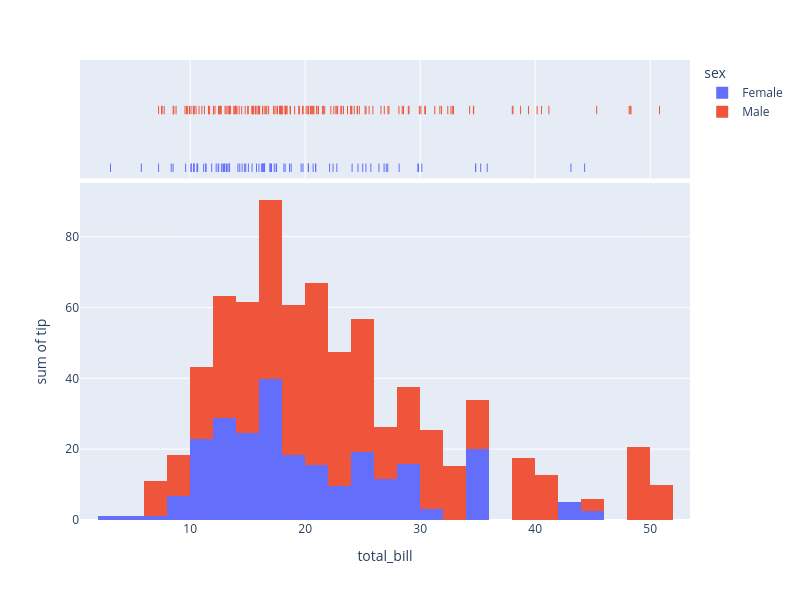

The notebook cell this image was saved under:
### Code cell
df = px.data.tips()
fig = px.histogram(df, x="total_bill", y="tip", color="sex", marginal="rug",
                   hover_data=df.columns, width=800, height=600)
fig.show()

### Figure 1 — Plotly figure (JSON) as saved in the notebook; plotly's stock layout.template omitted (floating-point values rounded to 4 significant figures; data arrays with more than 128 entries replaced by an {"elided": "..."} marker saying what was removed)
{"data": [{"alignmentgroup": "True", "bingroup": "x", "histfunc": "sum", "hovertemplate": "sex=Female<br>total_bill=%{x}<br>sum of tip=%{y}<extra></extra>", "legendgroup": "Female", "marker": {"color": "#636efa", "pattern": {"shape": ""}}, "name": "Female", "offsetgroup": "Female", "orientation": "v", "showlegend": true, "type": "histogram", "x": [16.99, 24.59, 35.26, 14.83, 10.33, 16.97, 20.29, 15.77, 19.65, 15.06, 20.69, 16.93, 10.29, 34.81, 26.41, 16.45, 3.07, 17.07, 26.86, 25.28, 14.73, 10.07, 34.83, 5.75, 16.32, 22.75, 11.35, 15.38, 44.3, 22.42, 20.92, 14.31, 7.25, 25.71, 17.31, 10.65, 12.43, 24.08, 13.42, 12.48, 29.8, 14.52, 11.38, 20.27, 11.17, 12.26, 18.26, 8.51, 10.33, 14.15, 13.16, 17.47, 27.05, 16.43, 8.35, 18.64, 11.87, 29.85, 25, 13.39, 16.21, 17.51, 10.59, 10.63, 9.6, 20.9, 18.15, 19.81, 43.11, 13, 12.74, 13, 16.4, 16.47, 12.76, 13.27, 28.17, 12.9, 30.14, 13.42, 15.98, 16.27, 10.09, 22.12, 35.83, 27.18, 18.78], "xaxis": "x", "y": [1.01, 3.61, 5, 3.02, 1.67, 3.5, 2.75, 2.23, 3, 3, 2.45, 3.07, 2.6, 5.2, 1.5, 2.47, 1, 3, 3.14, 5, 2.2, 1.83, 5.17, 1, 4.3, 3.25, 2.5, 3, 2.5, 3.48, 4.08, 4, 1, 4, 3.5, 1.5, 1.8, 2.92, 1.68, 2.52, 4.2, 2, 2, 2.83, 1.5, 2, 3.25, 1.25, 2, 2, 2.75, 3.5, 5, 2.3, 1.5, 1.36, 1.63, 5.14, 3.75, 2.61, 2, 3, 1.61, 2, 4, 3.5, 3.5, 4.19, 5, 2, 2.01, 2, 2.5, 3.23, 2.23, 2.5, 6.5, 1.1, 3.09, 3.48, 3, 2.5, 2, 2.88, 4.67, 2, 3], "yaxis": "y"}, {"alignmentgroup": "True", "boxpoints": "all", "customdata": {"elided": "87x5 mixed values"}, "fillcolor": "rgba(255,255,255,0)", "hoveron": "points", "hovertemplate": "sex=%{customdata[0]}<br>total_bill=%{x}<br>smoker=%{customdata[1]}<br>day=%{customdata[2]}<br>time=%{customdata[3]}<br>size=%{customdata[4]}<extra></extra>", "jitter": 0, "legendgroup": "Female", "line": {"color": "rgba(255,255,255,0)"}, "marker": {"color": "#636efa", "symbol": "line-ns-open"}, "name": "Female", "offsetgroup": "Female", "showlegend": false, "type": "box", "x": [16.99, 24.59, 35.26, 14.83, 10.33, 16.97, 20.29, 15.77, 19.65, 15.06, 20.69, 16.93, 10.29, 34.81, 26.41, 16.45, 3.07, 17.07, 26.86, 25.28, 14.73, 10.07, 34.83, 5.75, 16.32, 22.75, 11.35, 15.38, 44.3, 22.42, 20.92, 14.31, 7.25, 25.71, 17.31, 10.65, 12.43, 24.08, 13.42, 12.48, 29.8, 14.52, 11.38, 20.27, 11.17, 12.26, 18.26, 8.51, 10.33, 14.15, 13.16, 17.47, 27.05, 16.43, 8.35, 18.64, 11.87, 29.85, 25, 13.39, 16.21, 17.51, 10.59, 10.63, 9.6, 20.9, 18.15, 19.81, 43.11, 13, 12.74, 13, 16.4, 16.47, 12.76, 13.27, 28.17, 12.9, 30.14, 13.42, 15.98, 16.27, 10.09, 22.12, 35.83, 27.18, 18.78], "xaxis": "x2", "yaxis": "y2"}, {"alignmentgroup": "True", "bingroup": "x", "histfunc": "sum", "hovertemplate": "sex=Male<br>total_bill=%{x}<br>sum of tip=%{y}<extra></extra>", "legendgroup": "Male", "marker": {"color": "#EF553B", "pattern": {"shape": ""}}, "name": "Male", "offsetgroup": "Male", "orientation": "v", "showlegend": true, "type": "histogram", "x": {"elided": "157 float values"}, "xaxis": "x", "y": {"elided": "157 float values"}, "yaxis": "y"}, {"alignmentgroup": "True", "boxpoints": "all", "customdata": {"elided": "157x5 mixed values"}, "fillcolor": "rgba(255,255,255,0)", "hoveron": "points", "hovertemplate": "sex=%{customdata[0]}<br>total_bill=%{x}<br>smoker=%{customdata[1]}<br>day=%{customdata[2]}<br>time=%{customdata[3]}<br>size=%{customdata[4]}<extra></extra>", "jitter": 0, "legendgroup": "Male", "line": {"color": "rgba(255,255,255,0)"}, "marker": {"color": "#EF553B", "symbol": "line-ns-open"}, "name": "Male", "offsetgroup": "Male", "showlegend": false, "type": "box", "x": {"elided": "157 float values"}, "xaxis": "x2", "yaxis": "y2"}], "layout": {"barmode": "relative", "height": 600, "legend": {"title": {"text": "sex"}, "tracegroupgap": 0}, "margin": {"t": 60}, "width": 800, "xaxis": {"anchor": "y", "domain": [0, 1], "title": {"text": "total_bill"}}, "xaxis2": {"anchor": "y2", "domain": [0, 1], "matches": "x", "showgrid": true, "showticklabels": false}, "yaxis": {"anchor": "x", "domain": [0, 0.7326], "title": {"text": "sum of tip"}}, "yaxis2": {"anchor": "x2", "domain": [0.7426, 1], "matches": "y2", "showgrid": false, "showline": false, "showticklabels": false, "ticks": ""}}}
